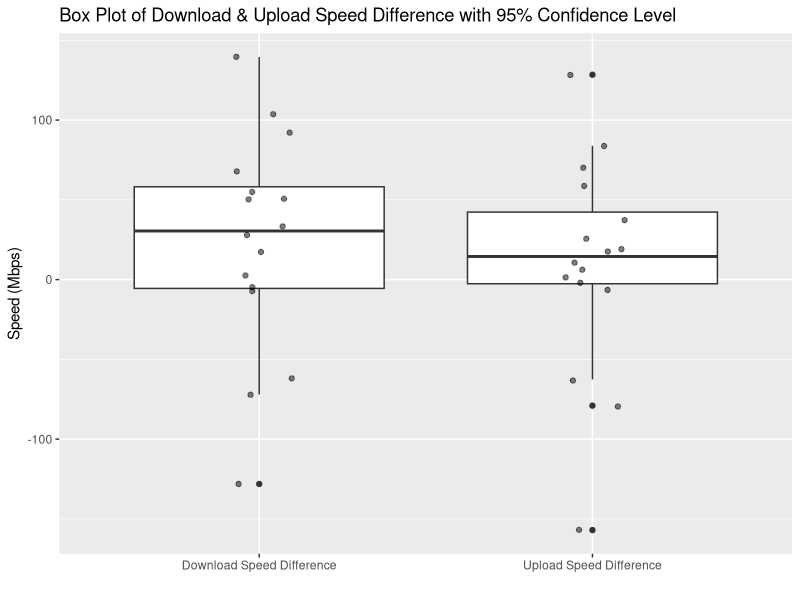
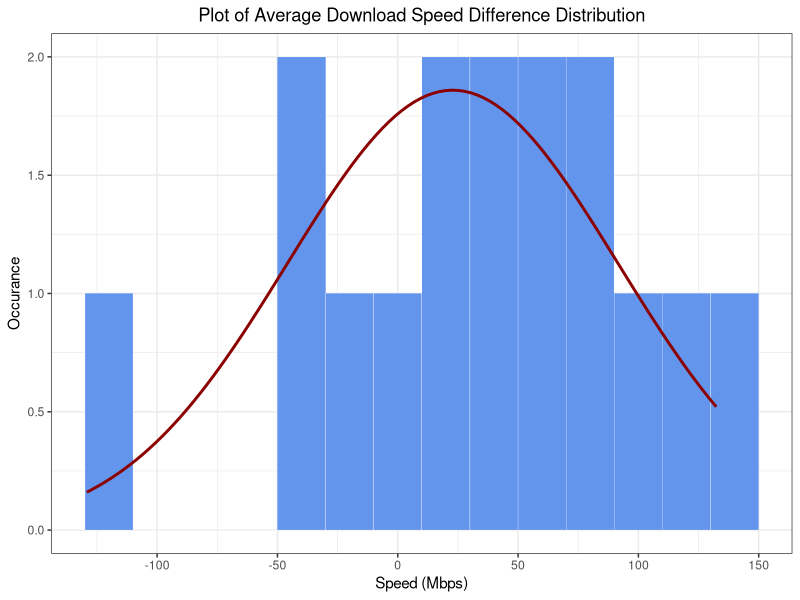
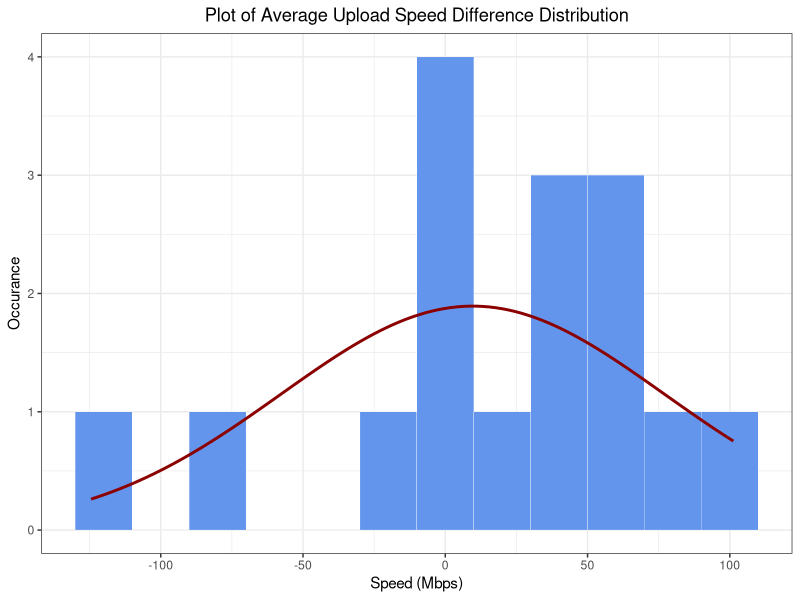

Generate these figures, in order, with R:
## ---- chunk 1
# if not installed use: install.packages("package_name")
suppressWarnings(library(readxl))
suppressWarnings(library(psych))
suppressPackageStartupMessages(library(ggplot2))
## ---- chunk 2
# TODO: change the Actual Time format with just hours and min
hanson_data= read_excel("datasheet.xlsx", sheet="Hanson")
oldmain_data= read_excel("datasheet.xlsx", sheet="Old Main")
## ---- chunk 3
library(knitr)
kable(hanson_data[,c(2,4,5,6)], caption = "Data taken in Hanson Hall of Science")
kable(oldmain_data[,c(2,4,5,6)], caption = "Data taken in Old Main Hall")
## ---- chunk 4
result <-
  data.frame(
    download_diff = hanson_data$`Download Speed (Mbps)` - oldmain_data$`Download Speed (Mbps)`,
    upload_diff = hanson_data$`Upload Speed (Mbps)` - oldmain_data$`Upload Speed (Mbps)`
  )


kable(result, caption="The differece between download and upload speeds for each building")
## ---- chunk 5
# Hanson stats
h_download_mean = mean(hanson_data$`Download Speed (Mbps)`)
h_upload_mean = mean(hanson_data$`Upload Speed (Mbps)`)
h_download_sd = sd(hanson_data$`Download Speed (Mbps)`)
h_upload_sd = sd(hanson_data$`Upload Speed (Mbps)`)
# Old Main stats
o_download_mean = mean(oldmain_data$`Download Speed (Mbps)`)
o_upload_mean = mean(oldmain_data$`Upload Speed (Mbps)`)
o_download_sd = sd(oldmain_data$`Download Speed (Mbps)`)
o_upload_sd = sd(oldmain_data$`Upload Speed (Mbps)`)
# Difference download speed between building stats 
download_sd = sd(result$download_diff)
download_mean = mean(result$download_diff)
# Difference upload speed between building stats 
upload_sd = sd(result$upload_diff)
upload_mean = mean(result$upload_diff)

download_stats <- data.frame(
  mean_stats=c(h_download_mean, o_download_mean, download_mean),
  sd_stats=c(h_download_sd, o_download_sd, download_sd),
  row.names=c("Hanson", "Old Main", "Difference")
)
upload_stats <- data.frame(
  mean_stats=c(h_upload_mean, o_upload_mean, upload_mean),
  sd_stats=c(h_upload_sd, o_upload_sd, upload_sd),
  row.names=c("Hanson", "Old Main", "Difference")
)
sum_stats <- data.frame(download_stats, upload_stats)
colnames(sum_stats) <- c("Download Mean (Mbps)", "Download Standard Deviation", "Upload Mean (Mbps)", "Upload Standard Deviation")
kable(sum_stats)
## ---- chunk 6
summary(result$download_diff)
summary(result$upload_diff)
## ---- chunk 7
download_sd <- sd(result$download_diff)
download_mean <- mean(result$download_diff)

upload_sd <- sd(result$upload_diff)
upload_mean <- mean(result$upload_diff)

library(ggplot2)

plot_dist_hist <- function(n, mean, sd, binwidth) {
  df <- data.frame(x = rnorm(n, mean, sd))
  ggplot(df, aes(
    x = x,
    mean = mean,
    sd = sd,
    binwidth = binwidth,
    n = n
  )) +
    theme_bw() +
    geom_histogram(
      binwidth = binwidth,
      colour = "white",
      fill = "cornflowerblue",
      linewidth = 0.1
    ) +
    stat_function(
      fun = function(x)
        dnorm(x, mean = mean, sd = sd) * n * binwidth,
      color = "darkred",
      linewidth = 1
    ) + 
    theme(plot.title = element_text(hjust = 0.5)) 
}
n = nrow(result)
binwidth = 20
set.seed(1)
## ---- chunk 8
download_t.value = download_mean/(sqrt((h_download_sd^2/n)+(o_download_sd^2/n)))
download_p_val = 2*(1 - pt(download_t.value, n-1))
print(download_p_val)
## ---- chunk 9
upload_t.value = upload_mean/(sqrt((h_upload_sd^2/n)+(o_upload_sd^2/n)))
upload_p_val = 2*(1 - pt(upload_t.value,n-1))
print(upload_p_val)
## ---- chunk 10
h_download_t.score = qt(p=0.025, df= n-1)
h_download_se = h_download_sd/sqrt(n)
h_download_margin.error <- h_download_t.score * h_download_se
h_download_lower.bound <- h_download_mean - h_download_margin.error
h_download_upper.bound <- h_download_mean + h_download_margin.error

if (h_download_upper.bound < h_download_lower.bound)
{
  print(c(h_download_upper.bound,h_download_lower.bound))
}else {
  print(c(h_download_lower.bound,h_download_upper.bound))
}
## ---- chunk 11
o_download_t.score = qt(p=0.025, df=n-1)
o_download_se = o_download_sd/sqrt(n)
o_download_margin.error <- o_download_t.score * o_download_se
o_download_lower.bound <- o_download_mean - o_download_margin.error
o_download_upper.bound <- o_download_mean + o_download_margin.error
if (o_download_upper.bound < o_download_lower.bound)
{
  print(c(o_download_upper.bound,o_download_lower.bound))
}else {
  print(c(o_download_lower.bound,o_download_upper.bound))
}
## ---- chunk 12
download_t.score = qt(p=0.025, df=n-1)

download_margin.error <- download_t.score * sqrt((h_download_sd^2/n)+(o_download_sd^2/n))
download_lower.bound <- download_mean - download_margin.error
download_upper.bound <- download_mean + download_margin.error
if (download_upper.bound < download_lower.bound)
{
  print(c(download_upper.bound,download_lower.bound))
}else {
  print(c(download_lower.bound,download_upper.bound))
}
## ---- chunk 13
box_plt <- ggplot(result)
box_plt + geom_boxplot(aes(x="Download Speed Difference", y=download_diff)) + geom_boxplot(aes(x="Upload Speed Difference", y=upload_diff)) + geom_point(aes(x = "Download Speed Difference", y = download_diff), position = position_jitter(width = 0.1), alpha = 0.5) + geom_point(aes(x = "Upload Speed Difference", y = upload_diff),position = position_jitter(width = 0.1), alpha = 0.5) + labs(title = "Box Plot of Download & Upload Speed Difference with 95% Confidence Level", x = "", y = "Speed (Mbps)")
## ---- chunk 14
plot_dist_hist(n, download_mean, download_sd, binwidth) + labs(title = "Plot of Average Download Speed Difference Distribution", x = "Speed (Mbps)", y = "Occurance")
plot_dist_hist(n, upload_mean, upload_sd, binwidth) + labs(title = "Plot of Average Upload Speed Difference Distribution",x ="Speed (Mbps)", y = "Occurance")
